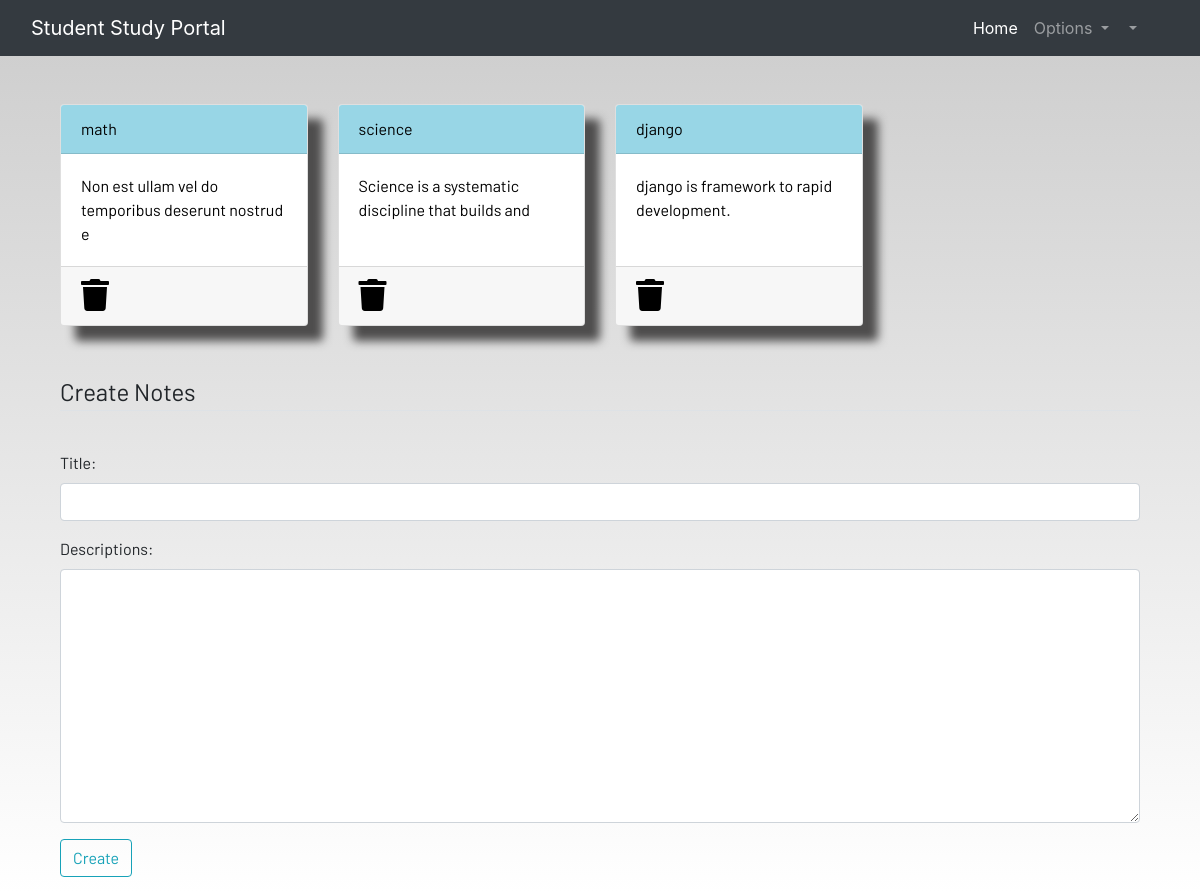
/notes/ (signed in), run on the app's committed database.
### dashbord/models.py (models this page shows, shortened)
class Notes(models.Model):
    user = models.ForeignKey(User, on_delete=models.CASCADE)
    title = models.CharField(max_length=200)
    descriptions = models.TextField()

### dashbord/views.py (the view)
# urls.py: path("notes/", views.notes , name="notes"),
@login_required(login_url='login')
def notes(request):
    if request.method == "POST":
        form = NoteForm(request.POST)
        if form.is_valid():
            notes = Notes(user=request.user, title=request.POST['title'], descriptions=request.POST['descriptions'])
            notes.save()
            messages.success(request, f"Note added {request.user.username} successfully")
    form = NoteForm()
    notes = Notes.objects.filter(user=request.user)
    context = {
        "notes":notes,
        "form":form ,
    }
    return render(request, "dashboard/notes.html", context)

### dashbord/forms.py
class NoteForm(forms.ModelForm):
    class Meta:
        model = Notes
        fields =["title","descriptions"]

### dashbord/templatetags/custom_filters.py (called while the page is built)
@register.filter
def add_class(field, css_class):
    return field.as_widget(attrs={'class': css_class})

### dashbord/templates/dashboard/notes.html (shortened to what this page needs)
{% extends 'dashboard/base.html' %}
{% load static %}
{% block content %}
{% load custom_filters %}
<div class="container">
    <div class="row">
        {% for note in notes %}
        <div class="col-md-3">
            <a href=" {% url 'notesdetails' note.id %} ">
                <div class="card">
                    <div class="card-header">{{note.title}}</div>
                    <div class="card-body">{{note.descriptions|slice:"0:50"}}</div>
                    <div class="card-footer mt-auto "><a href="{% url 'deletenote' note.id %}">
                        <i class="fa fa-trash fa-2x"></i></a>
                    </div>
                </div>
            </a>
        </div>
        {% endfor %}
        <br><br>
    </div>
</div>
<br><br>
<div class="container">
    <form method="POST">
        <fieldset class="form-group">
            <legend class="border-bottom mb-4">Create Notes</legend>
        </fieldset>
        <div class="form-group">
            {{ form.title.label_tag }} <br>
            {{ form.title|add_class:"form-control" }}
        </div>
        <div class="form-group">
            {{ form.descriptions.label_tag }}  <br>
            {{ form.descriptions|add_class:"form-control" }}
        </div>
        <div class="form-group">
            <button href="" class="btn btn-outline-info" type="submit">
                Create
            </button>
        </div>
    </form>
</div>
{% endblock content %}

### static/css/main.css (style rules this page uses)
html { scroll-behavior: smooth; height: 100%; width: 100%; }
.card { box-shadow: 15px 15px 10px rgb(78, 77, 77); }
a { text-decoration: none !important; color: black; }
.card-header { color: black !important; background: rgb(152, 214, 230) !important; transition: 0.3s ease-in; }
html, body { max-width: 100%; overflow-x: hidden; height: 100%; width: 100%; }
body { background: linear-gradient(rgba(0, 0, 0, 0.2), rgba(255, 255, 255, 0.5)); overflow-x: hidden; background-repeat: no-repeat; }
.card-header { background-color: rgb(133, 204, 231); }
.col-md-3 .card { width: 100%; height: 100%; }
.fa { color: black; }

### data on the page
Notes: title "math", descriptions "Non est ullam vel do temporibus deserunt nostrud e"
Notes: title "science", descriptions "Science is a systematic discipline that builds and"
Notes: title "django", descriptions "django is framework to rapid development."
